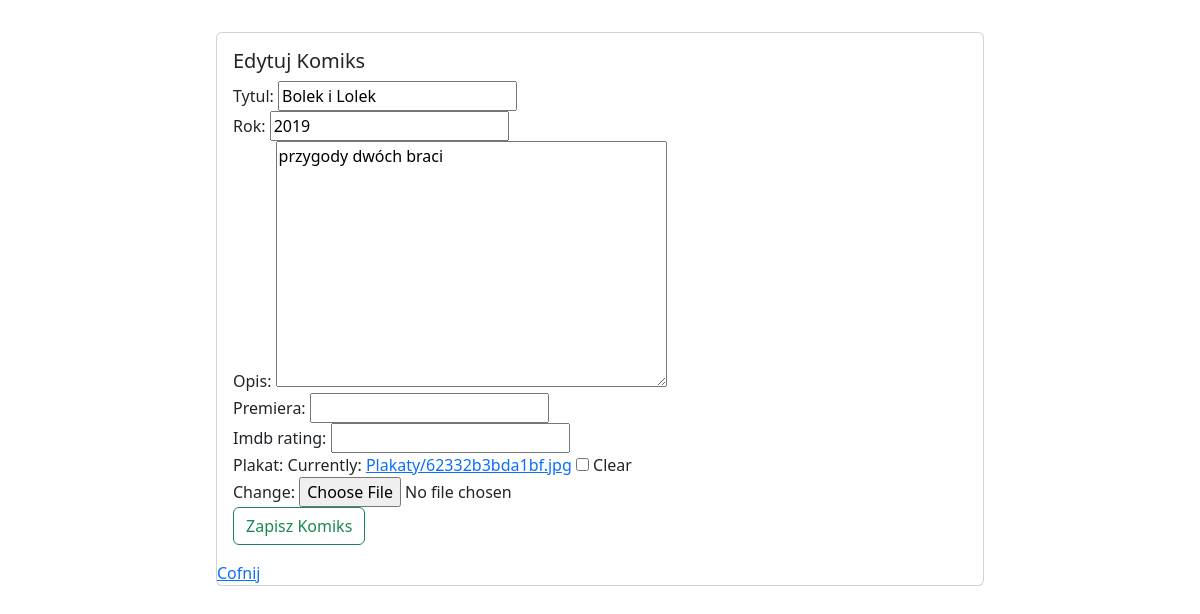
The page /komiksy/edytuj/5/ (signed in) on the database its author committed.
### komiksyweb/models.py (models this page shows, shortened)
class Komiks(models.Model):
    tytul = models.CharField(max_length=64, blank=False, unique=True)
    rok = models.PositiveSmallIntegerField(default=2000)
    opis = models.TextField(default="")
    premiera = models.DateField(null=True,blank=True)
    imdb_rating = models.DecimalField(max_digits=4, decimal_places=2, null=True,blank=True)
    plakat = models.ImageField(upload_to="Plakaty", null=True, blank=True)

### komiksyweb/views.py (the view)
# urls.py: path('edytuj/<int:id>/', edytuj_komiks, name = "edytuj_komiks"), #przesłanie do funkcji parametru id
@login_required
def edytuj_komiks(request, id):     #parametr id pochodzi z urls
    komiks = get_object_or_404(Komiks, pk=id) #READ - pobranie rekordu z bazy w celu edycji
    form = KomiksForm(request.POST or None, request.FILES or None, instance=komiks)
    if form.is_valid(): #sprawdza poprawność danych
        form.save()
        return redirect(wszystkie_komiksy)
    return render(request,'komiks_form.html',{'form':form, 'nowy': False})

### komiksyweb/forms.py
class KomiksForm(ModelForm):
    class Meta:
        model = Komiks
        fields = ['tytul','rok','opis','premiera','imdb_rating','plakat']

### templates/komiks_form.html (shortened to what this page needs)
{% extends 'glowny.html' %}
{% load bootstrap %}
{% block strona %}
        <div class="card mx-auto" style="width: 48rem;">
          <div class="card-body">
            {% if  nowy %}
                <h5 class="card-title">Nowy Komiks</h5>
            {% else %}
                <h5 class="card-title">Edytuj Komiks</h5>
            {% endif %}
                <form method="post" enctype="multipart/form-data">
                    {{form|bootstrap}}
                        {% if  nowy %}
                            <button type="submit" class="btn btn-outline-success">Dodaj Komiks</button>
                        {% else %}
                            <button type="submit" class="btn btn-outline-success">Zapisz Komiks</button>
                        {% endif %}
                </form>
          </div>
            <a href="{% url 'wszystkie_komiksy' %}">Cofnij</a>
        </div>
{% endblock %}

### moje_static/moj.css (style rules this page uses)
body { padding: 2rem; }

### rows shown on the page
Komiks: tytul "Bolek i Lolek", rok "2019", opis "przygody dwóch braci"
